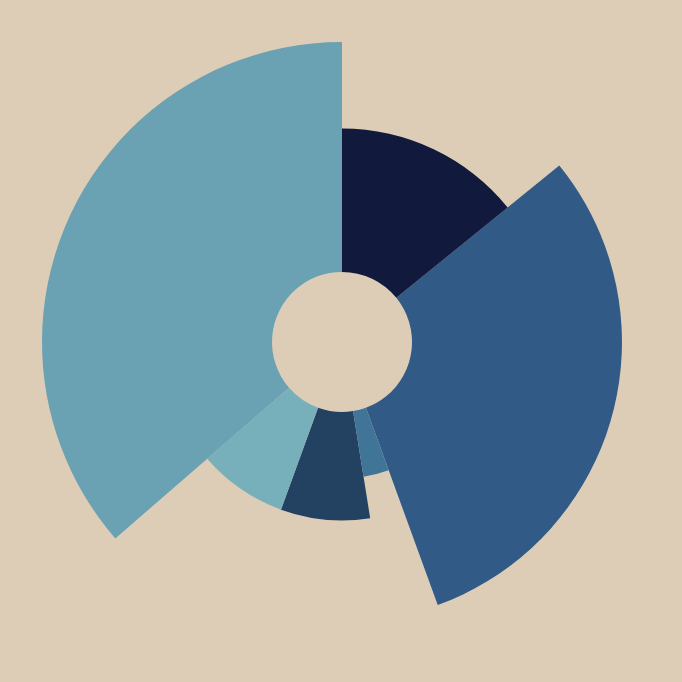

Write notebook code for a chart like this one.
### Markdown cell above
## Create Charts

### Chart Lake Count

### Code cell
# main chart (background)

continent_colors = {
    "Europe": "#6AA2B3",
    "Africa": "#234261",
    "Asia": "#315B86",
    "Australia": "#407597",
    "North America": "#11193D",
    "South America": "#77B0BB"
}

chart = alt.Chart(result).encode(
    theta=alt.Theta("percent_count:Q", stack=True),
    radius=alt.Radius("percent_count", scale=alt.Scale(type="sqrt", zero=True, rangeMin=70, rangeMax=300)),
    color=alt.Color("continent:N", scale=alt.Scale(domain=list(continent_colors.keys()), range=list(continent_colors.values())), legend=None),  # Color by continent
    order=alt.Order("order:Q", sort="ascending"),
    tooltip=['order','continent', 'area_km2']
).mark_arc(innerRadius=70, stroke="transparent"
).properties(
    width=600,
    height=600
).configure(
    padding={"left": 40, "top": 40, "right": 40, "bottom": 40},
    background='#DDCDB7'
).configure_view(
    strokeWidth=0
)

chart

### Figure 1 — Vega-Lite specification as saved in the notebook (floating-point values rounded to 4 significant figures)
{"config": {"view": {"continuousWidth": 400, "continuousHeight": 300, "strokeWidth": 0}, "background": "#DDCDB7", "padding": {"left": 40, "top": 40, "right": 40, "bottom": 40}}, "data": {"name": "data-da5fc68eb6d832df98854a329446a8ae"}, "mark": {"type": "arc", "innerRadius": 70, "stroke": "transparent"}, "encoding": {"color": {"field": "continent", "legend": null, "scale": {"domain": ["Europe", "Africa", "Asia", "Australia", "North America", "South America"], "range": ["#11193D", "#234261", "#315B86", "#407597", "#6AA2B3", "#77B0BB"]}, "type": "nominal"}, "order": {"field": "order", "sort": "ascending", "type": "quantitative"}, "radius": {"field": "percent_count", "scale": {"rangeMax": 300, "rangeMin": 70, "type": "sqrt", "zero": true}, "type": "quantitative"}, "theta": {"field": "percent_count", "stack": true, "type": "quantitative"}, "tooltip": [{"field": "order", "type": "quantitative"}, {"field": "continent", "type": "nominal"}, {"field": "area_km2", "type": "quantitative"}]}, "height": 600, "width": 600, "$schema": "https://vega.github.io/schema/vega-lite/v4.17.0.json", "datasets": {"data-da5fc68eb6d832df98854a329446a8ae": [{"continent": "Africa", "area_km2": 317100.0, "count": 162, "lat": 1.056, "lon": 23.9, "percent_area": 21.0, "percent_count": 8.0, "x": 2.0, "y": 1.0, "order": 5}, {"continent": "Asia", "area_km2": 296800.0, "count": 600, "lat": 40.86, "lon": 91.75, "percent_area": 20.0, "percent_count": 30.0, "x": 3.0, "y": 2.5, "order": 2}, {"continent": "Australia", "area_km2": 29520.0, "count": 53, "lat": -30.01, "lon": 133.6, "percent_area": 2.0, "percent_count": 3.0, "x": 3.0, "y": 1.0, "order": 4}, {"continent": "Europe", "area_km2": 111400.0, "count": 291, "lat": 55.43, "lon": 23.22, "percent_area": 7.0, "percent_count": 14.0, "x": 2.0, "y": 3.0, "order": 1}, {"continent": "North America", "area_km2": 615900.0, "count": 734, "lat": 52.08, "lon": -100.2, "percent_area": 41.0, "percent_count": 36.0, "x": 1.0, "y": 3.0, "order": 7}, {"continent": "South America", "area_km2": 135800.0, "count": 171, "lat": -23.62, "lon": -63.02, "percent_area": 9.0, "percent_count": 8.0, "x": 1.5, "y": 1.0, "order": 6}]}}
